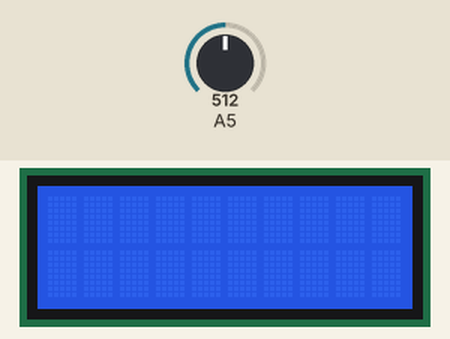
Recording of a sketch running on a simulated Arduino Uno, built with avr-gcc and run on an emulated ATmega328P. Parts: 10×2 character LCD. Inputs (shaded band) come from the test bench; at power-on: A5 = 512.

Above: at 1.2 s.
1.3 s: A5 set to 1010
4.3 s: A5 set to 992
At 6.2 s:
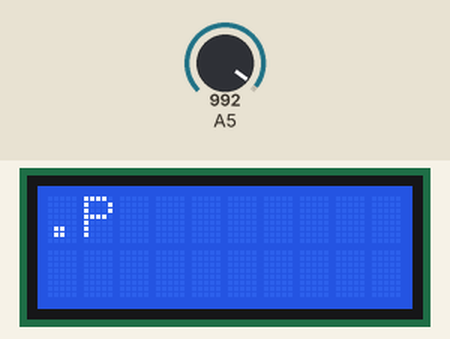
7.3 s: A5 set to 1023
10.3 s: A5 set to 990
At 13.2 s:
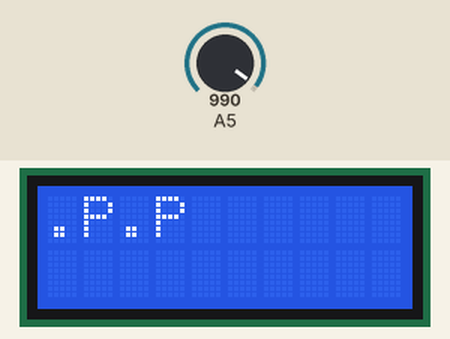
Timing chart, 0 to 14.3 s (numbered marks = the images above; inputs shaded):
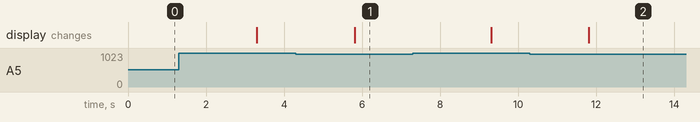

The sketch:

ldr.ino
```cpp
#include <string.h>
#include <LiquidCrystal.h>

/* Power ON LCD display */
LiquidCrystal lcd(8, 9, 4, 5, 6, 7);

/* Light limit (for DL) */
const int limit = 1000;

/* Concatenated input bits */
String input;

/* Start bit */
int start_bit = 0;

/* Hardcoded arrays (for parsing) */
String alphabet[] = {"H", "G", "N", "L", "X", "C", "W", "E", "D", "A", "Z", ".", "V", "Y", "R", "O", "J", "B", "Q", "I", "T", "K", "M", "P", "S", "F", "U", ",", "F", "W", " "};
String sequences[] = {"33133", "13111", "31113", "13131", "11311", "11113", "11333", "31313", "11331", "33113", "11131", "11111", "33313", "33111", "31111", "31131", "13113", "31331", "11313", "13313", "11133", "13133", "31333", "13333", "33131", "13331", "33331", "13311", "33311", "31311", "33333"};

String s2c(String s) {
  /* Converts sequences to single-characters */
  for (int i = 0; i < 31; i++) if (s == sequences[i]) return alphabet[i];
}

void setup() {
  /* Open the serial port */
  Serial.begin(9600);

  /* Set up LCD display */
  lcd.begin(10, 2);

  /* Set up LDR */
  pinMode(A5, INPUT);
}

void loop() {
  /* Wait for start sequence */
  while (start_bit < limit) {
    start_bit = analogRead(A5);
  }

  /* Reset the bit counter */
  start_bit = 0;
  delay(2);

  /* Loop over start_bit */
  while (start_bit != -1)
  {
    /* Read laser data (check > 1000) */
    int output = (analogRead(A5) > limit) ? 1 : 3;

    /* Concatenate sequence/bits */
    input += String(output);
    start_bit += 1;

    /* Parse sequences */
    if (start_bit == 5)
    {
      lcd.print(s2c(input));
      start_bit = -1;
      input = "";
    }

    /*
     * NOTE: DON'T TOUCH ME
     */
    delay(500);
  }

  /*
  * NOTE: DON'T TOUCH ME
  */
  delay(1.5);
}
```

Measured:
- after the input at 4.3 s, the display: changes after 1.5 s (image 1)
- after the input at 10.3 s, the display: changes after 1.5 s (image 2)
